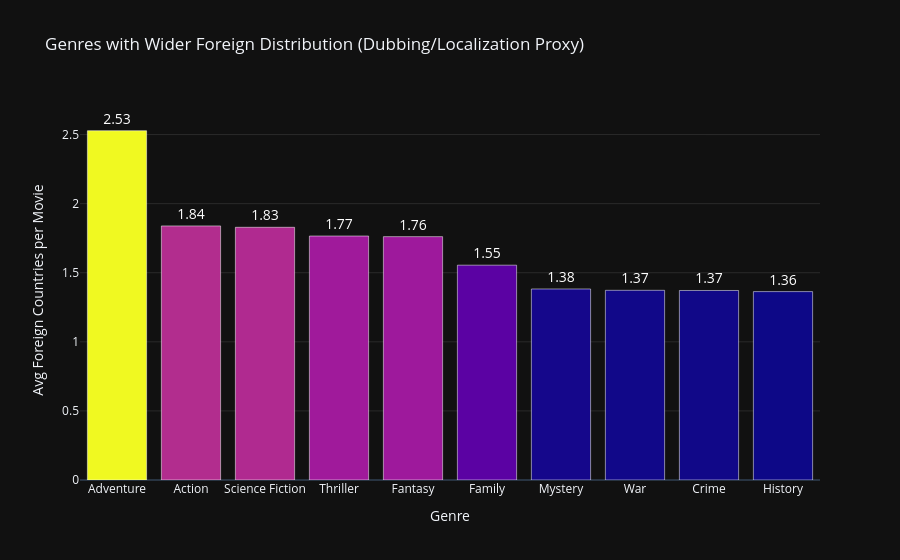

Here is the notebook cell this chart was saved with:
### Markdown cell above
### Chart

### Code cell
import plotly.express as px

# Create the Bar Chart
fig = px.bar(
    top_genre_local,
    x="genre",
    y="avg_foreign_releases",

    # Colors: "Plasma" scale (Purple to Yellow)
    color="avg_foreign_releases",
    color_continuous_scale="Plasma",

    # Show value on bar
    text_auto='.2f',

    custom_data=["genre", "avg_foreign_releases", "total_foreign_releases", "n_movies"],
)

# Customize Layout
fig.update_layout(
    title="Genres with Wider Foreign Distribution (Dubbing/Localization Proxy)",
    xaxis_title="Genre",
    yaxis_title="Avg Foreign Countries per Movie",
    template="plotly_dark",

    coloraxis_showscale=False,

    # --- Y-AXIS SETTINGS ---
    yaxis=dict(
        showgrid=True,
        gridcolor='rgba(255, 255, 255, 0.1)',

        # Here is the fix: Force the axis to go from 0 to 2.75
        range=[0, 2.75]
    ),
    # -----------------------

    margin=dict(t=100)
)

# Customize Traces
fig.update_traces(
    textfont_size=14,
    textfont_color="white",
    textposition="outside",

    marker_line_color='rgba(255, 255, 255, 0.5)',
    marker_line_width=1,

    hovertemplate=(
        "<b>%{customdata[0]}</b><br>"
        "Avg Foreign Countries: %{customdata[1]:.2f}<br>"
        "Total Foreign Releases: %{customdata[2]}<br>"
        "Movies in Genre: %{customdata[3]}<extra></extra>"
    )
)

fig.show()

### Figure 1 — Plotly figure (JSON) as saved in the notebook; plotly's stock layout.template omitted (floating-point values rounded to 4 significant figures)
{"data": [{"customdata": [["Adventure", 2.528, 58370.0, 23093], ["Action", 1.839, 76660.0, 41695], ["Science Fiction", 1.829, 38780.0, 21209], ["Thriller", 1.766, 82500.0, 46726], ["Fantasy", 1.761, 39240.0, 22280], ["Family", 1.555, 42770.0, 27511], ["Mystery", 1.382, 29570.0, 21394], ["War", 1.373, 14770.0, 10758], ["Crime", 1.371, 48700.0, 35507], ["History", 1.363, 23190.0, 17008]], "hovertemplate": "<b>%{customdata[0]}</b><br>Avg Foreign Countries: %{customdata[1]:.2f}<br>Total Foreign Releases: %{customdata[2]}<br>Movies in Genre: %{customdata[3]}<extra></extra>", "legendgroup": "", "marker": {"color": [2.528, 1.839, 1.829, 1.766, 1.761, 1.555, 1.382, 1.373, 1.371, 1.363], "coloraxis": "coloraxis", "pattern": {"shape": ""}, "line": {"color": "rgba(255, 255, 255, 0.5)", "width": 1}}, "name": "", "orientation": "v", "showlegend": false, "textposition": "outside", "texttemplate": "%{y:.2f}", "x": ["Adventure", "Action", "Science Fiction", "Thriller", "Fantasy", "Family", "Mystery", "War", "Crime", "History"], "xaxis": "x", "y": [2.528, 1.839, 1.829, 1.766, 1.761, 1.555, 1.382, 1.373, 1.371, 1.363], "yaxis": "y", "type": "bar", "textfont": {"color": "white", "size": 14}}], "layout": {"xaxis": {"anchor": "y", "domain": [0.0, 1.0], "title": {"text": "Genre"}}, "yaxis": {"anchor": "x", "domain": [0.0, 1.0], "title": {"text": "Avg Foreign Countries per Movie"}, "showgrid": true, "gridcolor": "rgba(255, 255, 255, 0.1)", "range": [0, 2.75]}, "coloraxis": {"colorbar": {"title": {"text": "avg_foreign_releases"}}, "colorscale": [[0.0, "#0d0887"], [0.1111, "#46039f"], [0.2222, "#7201a8"], [0.3333, "#9c179e"], [0.4444, "#bd3786"], [0.5556, "#d8576b"], [0.6667, "#ed7953"], [0.7778, "#fb9f3a"], [0.8889, "#fdca26"], [1.0, "#f0f921"]], "showscale": false}, "legend": {"tracegroupgap": 0}, "margin": {"t": 100}, "barmode": "relative", "title": {"text": "Genres with Wider Foreign Distribution (Dubbing/Localization Proxy)"}}}
